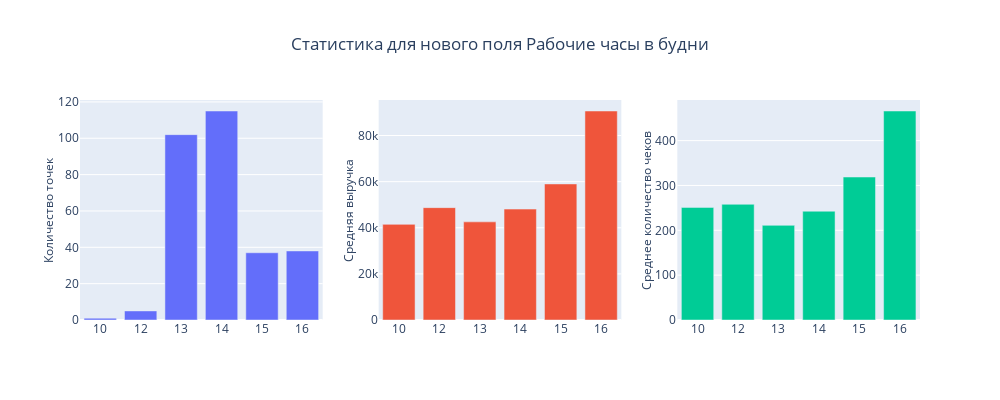

Notebook cell for this chart:
### Code cell
bar_plot(
    column='Рабочие часы в будни', 
    rows=1, 
    cols=3, 
    title='Статистика для нового поля Рабочие часы в будни', 
    width=1250,
    height=400,
    xaxes=False
)

### Figure 1 — Plotly figure (JSON) as saved in the notebook; plotly's stock layout.template omitted (floating-point values rounded to 4 significant figures)
{"data": [{"type": "bar", "x": ["10", "12", "13", "14", "15", "16"], "xaxis": "x", "y": [1, 5, 102, 115, 37, 38], "yaxis": "y"}, {"type": "bar", "x": ["10", "12", "13", "14", "15", "16"], "xaxis": "x2", "y": [41480.0, 48730.0, 42560.0, 48110.0, 59010.0, 90640.0], "yaxis": "y2"}, {"type": "bar", "x": ["10", "12", "13", "14", "15", "16"], "xaxis": "x3", "y": [251.1, 258.0, 211.0, 242.6, 318.8, 466.0], "yaxis": "y3"}], "layout": {"autosize": false, "height": 400, "showlegend": false, "title": {"text": "Статистика для нового поля Рабочие часы в будни", "x": 0.5}, "width": 1000, "xaxis": {"anchor": "y", "domain": [0, 0.2889]}, "xaxis2": {"anchor": "y2", "domain": [0.3556, 0.6444]}, "xaxis3": {"anchor": "y3", "domain": [0.7111, 1]}, "yaxis": {"anchor": "x", "domain": [0, 1], "title": {"font": {"size": 12}, "standoff": 1, "text": "Количество точек"}}, "yaxis2": {"anchor": "x2", "domain": [0, 1], "title": {"font": {"size": 12}, "standoff": 1, "text": "Средняя выручка"}}, "yaxis3": {"anchor": "x3", "domain": [0, 1], "title": {"font": {"size": 12}, "standoff": 1, "text": "Среднее количество чеков"}}}}
